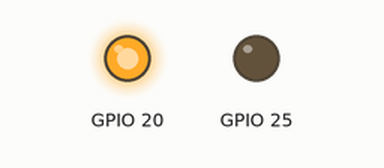
Recording of a program running on a simulated Raspberry Pi (BCM pin numbers). On the bench: output pins drawn as LEDs (lit = HIGH).

Above: at 0.1 s.
Timing chart, 0 to 1.6 s (numbered marks = the images above):
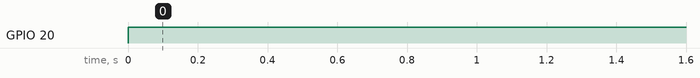

The program:

testlight.py
```python
import RPi.GPIO as GPIO

GPIO.setwarnings(False)
GPIO.setmode(GPIO.BCM)
GPIO.setup(20, GPIO.OUT)
GPIO.setup(25, GPIO.OUT)

def blinkOnce(pin):
    GPIO.output(pin, True)


while True:
    blinkOnce(20)


GPIO.cleanup()
```

Measured:
- by itself, GPIO 20: LOW → HIGH at 0.00 s
